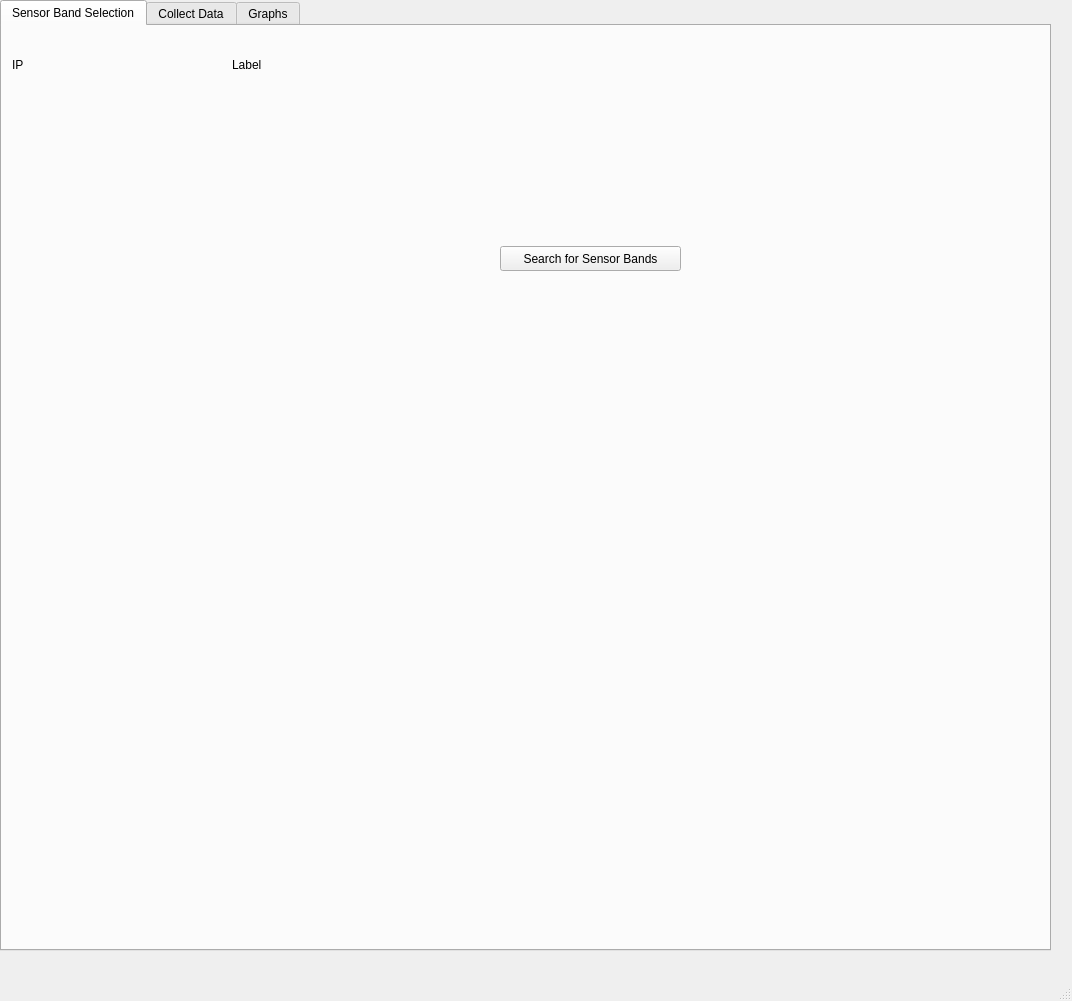
<?xml version="1.0" encoding="UTF-8"?>
<ui version="4.0">
 <class>MainWindow</class>
 <widget class="QMainWindow" name="MainWindow">
  <property name="geometry">
   <rect>
    <x>0</x>
    <y>0</y>
    <width>1072</width>
    <height>1001</height>
   </rect>
  </property>
  <property name="windowTitle">
   <string>Sensor Bands</string>
  </property>
  <widget class="QWidget" name="centralwidget">
   <widget class="QTabWidget" name="tabWidget">
    <property name="geometry">
     <rect>
      <x>0</x>
      <y>0</y>
      <width>1051</width>
      <height>951</height>
     </rect>
    </property>
    <property name="currentIndex">
     <number>0</number>
    </property>
    <widget class="QWidget" name="tabBandSelection">
     <attribute name="title">
      <string>Sensor Band Selection</string>
     </attribute>
     <widget class="QWidget" name="verticalLayoutWidget">
      <property name="geometry">
       <rect>
        <x>0</x>
        <y>70</y>
        <width>471</width>
        <height>591</height>
       </rect>
      </property>
      <layout class="QVBoxLayout" name="verticalLayoutSensorBandSelection"/>
     </widget>
     <widget class="QPushButton" name="pushButtonSarch">
      <property name="geometry">
       <rect>
        <x>498</x>
        <y>220</y>
        <width>181</width>
        <height>25</height>
       </rect>
      </property>
      <property name="text">
       <string>Search for Sensor Bands</string>
      </property>
     </widget>
     <widget class="QLabel" name="labelLogo">
      <property name="geometry">
       <rect>
        <x>910</x>
        <y>10</y>
        <width>111</width>
        <height>101</height>
       </rect>
      </property>
      <property name="pixmap">
       <pixmap resource="resources.qrc">:/images/images/AAU_logo_2012.png</pixmap>
      </property>
      <property name="scaledContents">
       <bool>true</bool>
      </property>
     </widget>
     <widget class="QLabel" name="label_8">
      <property name="geometry">
       <rect>
        <x>10</x>
        <y>30</y>
        <width>67</width>
        <height>17</height>
       </rect>
      </property>
      <property name="text">
       <string>IP</string>
      </property>
     </widget>
     <widget class="QLabel" name="label_9">
      <property name="geometry">
       <rect>
        <x>230</x>
        <y>30</y>
        <width>67</width>
        <height>17</height>
       </rect>
      </property>
      <property name="text">
       <string>Label</string>
      </property>
     </widget>
     <zorder>verticalLayoutWidget</zorder>
     <zorder>pushButtonSarch</zorder>
     <zorder>label_8</zorder>
     <zorder>label_9</zorder>
     <zorder>labelLogo</zorder>
    </widget>
    <widget class="QWidget" name="tabColectData">
     <attribute name="title">
      <string>Collect Data</string>
     </attribute>
     <widget class="QLabel" name="label">
      <property name="geometry">
       <rect>
        <x>0</x>
        <y>4</y>
        <width>67</width>
        <height>17</height>
       </rect>
      </property>
      <property name="text">
       <string>File Name</string>
      </property>
     </widget>
     <widget class="QLineEdit" name="lineEditFileName">
      <property name="geometry">
       <rect>
        <x>80</x>
        <y>0</y>
        <width>113</width>
        <height>25</height>
       </rect>
      </property>
     </widget>
     <widget class="QWidget" name="verticalLayoutWidget_2">
      <property name="geometry">
       <rect>
        <x>0</x>
        <y>30</y>
        <width>421</width>
        <height>561</height>
       </rect>
      </property>
      <layout class="QVBoxLayout" name="verticalLayoutCollectData"/>
     </widget>
     <widget class="QPushButton" name="pushButtonCollecData">
      <property name="geometry">
       <rect>
        <x>490</x>
        <y>270</y>
        <width>89</width>
        <height>25</height>
       </rect>
      </property>
      <property name="text">
       <string>Collect</string>
      </property>
     </widget>
     <widget class="QCheckBox" name="checkBoxValidate">
      <property name="geometry">
       <rect>
        <x>490</x>
        <y>150</y>
        <width>117</width>
        <height>23</height>
       </rect>
      </property>
      <property name="text">
       <string>Validate Data</string>
      </property>
     </widget>
    </widget>
    <widget class="QWidget" name="tabGraph">
     <attribute name="title">
      <string>Graphs</string>
     </attribute>
     <widget class="QComboBox" name="comboBoxSensorBandGraph">
      <property name="geometry">
       <rect>
        <x>560</x>
        <y>10</y>
        <width>121</width>
        <height>25</height>
       </rect>
      </property>
     </widget>
     <widget class="QScrollArea" name="scrollArea">
      <property name="geometry">
       <rect>
        <x>0</x>
        <y>40</y>
        <width>1050</width>
        <height>880</height>
       </rect>
      </property>
      <property name="minimumSize">
       <size>
        <width>1050</width>
        <height>880</height>
       </size>
      </property>
      <property name="widgetResizable">
       <bool>true</bool>
      </property>
      <widget class="QWidget" name="scrollAreaWidgetContents">
       <property name="geometry">
        <rect>
         <x>0</x>
         <y>0</y>
         <width>1034</width>
         <height>1552</height>
        </rect>
       </property>
       <layout class="QVBoxLayout" name="verticalLayout">
        <item>
         <layout class="QHBoxLayout" name="horizontalLayoutFSR">
          <item>
           <widget class="QLabel" name="label_2">
            <property name="text">
             <string>FSR</string>
            </property>
           </widget>
          </item>
          <item>
           <widget class="PlotWidget" name="graphicsViewFSR">
            <property name="minimumSize">
             <size>
              <width>0</width>
              <height>300</height>
             </size>
            </property>
            <property name="maximumSize">
             <size>
              <width>877</width>
              <height>300</height>
             </size>
            </property>
            <property name="backgroundBrush">
             <brush brushstyle="NoBrush">
              <color alpha="255">
               <red>255</red>
               <green>255</green>
               <blue>255</blue>
              </color>
             </brush>
            </property>
           </widget>
          </item>
         </layout>
        </item>
        <item>
         <layout class="QHBoxLayout" name="horizontalLayoutLinAcc">
          <item>
           <widget class="QLabel" name="label_4">
            <property name="text">
             <string>Linear Acceleration</string>
            </property>
           </widget>
          </item>
          <item>
           <widget class="PlotWidget" name="graphicsViewLinAcc">
            <property name="minimumSize">
             <size>
              <width>0</width>
              <height>300</height>
             </size>
            </property>
            <property name="maximumSize">
             <size>
              <width>16777215</width>
              <height>300</height>
             </size>
            </property>
            <property name="backgroundBrush">
             <brush brushstyle="NoBrush">
              <color alpha="255">
               <red>255</red>
               <green>255</green>
               <blue>255</blue>
              </color>
             </brush>
            </property>
           </widget>
          </item>
         </layout>
        </item>
        <item>
         <layout class="QHBoxLayout" name="horizontalLayoutGravity">
          <item>
           <widget class="QLabel" name="label_5">
            <property name="text">
             <string>Gravty</string>
            </property>
           </widget>
          </item>
          <item>
           <widget class="PlotWidget" name="graphicsViewGravity">
            <property name="minimumSize">
             <size>
              <width>0</width>
              <height>300</height>
             </size>
            </property>
            <property name="maximumSize">
             <size>
              <width>877</width>
              <height>300</height>
             </size>
            </property>
            <property name="backgroundBrush">
             <brush brushstyle="NoBrush">
              <color alpha="255">
               <red>255</red>
               <green>255</green>
               <blue>255</blue>
              </color>
             </brush>
            </property>
           </widget>
          </item>
         </layout>
        </item>
        <item>
         <layout class="QHBoxLayout" name="horizontalLayoutGyro">
          <item>
           <widget class="QLabel" name="label_3">
            <property name="text">
             <string>Gyroscope</string>
            </property>
           </widget>
          </item>
          <item>
           <widget class="PlotWidget" name="graphicsViewGyro">
            <property name="minimumSize">
             <size>
              <width>0</width>
              <height>300</height>
             </size>
            </property>
            <property name="maximumSize">
             <size>
              <width>877</width>
              <height>300</height>
             </size>
            </property>
            <property name="backgroundBrush">
             <brush brushstyle="NoBrush">
              <color alpha="255">
               <red>255</red>
               <green>255</green>
               <blue>255</blue>
              </color>
             </brush>
            </property>
           </widget>
          </item>
         </layout>
        </item>
        <item>
         <layout class="QHBoxLayout" name="horizontalLayoutEuler">
          <item>
           <widget class="QLabel" name="label_6">
            <property name="text">
             <string>Quaternion</string>
            </property>
           </widget>
          </item>
          <item>
           <widget class="PlotWidget" name="graphicsViewEuler">
            <property name="minimumSize">
             <size>
              <width>0</width>
              <height>300</height>
             </size>
            </property>
            <property name="maximumSize">
             <size>
              <width>877</width>
              <height>300</height>
             </size>
            </property>
            <property name="backgroundBrush">
             <brush brushstyle="NoBrush">
              <color alpha="255">
               <red>255</red>
               <green>255</green>
               <blue>255</blue>
              </color>
             </brush>
            </property>
           </widget>
          </item>
         </layout>
        </item>
       </layout>
      </widget>
     </widget>
    </widget>
   </widget>
  </widget>
  <widget class="QMenuBar" name="menubar">
   <property name="geometry">
    <rect>
     <x>0</x>
     <y>0</y>
     <width>1072</width>
     <height>22</height>
    </rect>
   </property>
  </widget>
  <widget class="QStatusBar" name="statusbar"/>
 </widget>
 <customwidgets>
  <customwidget>
   <class>PlotWidget</class>
   <extends>QGraphicsView</extends>
   <header>pyqtgraph.h</header>
  </customwidget>
 </customwidgets>
 <resources>
  <include location="resources.qrc"/>
 </resources>
 <connections/>
</ui>
